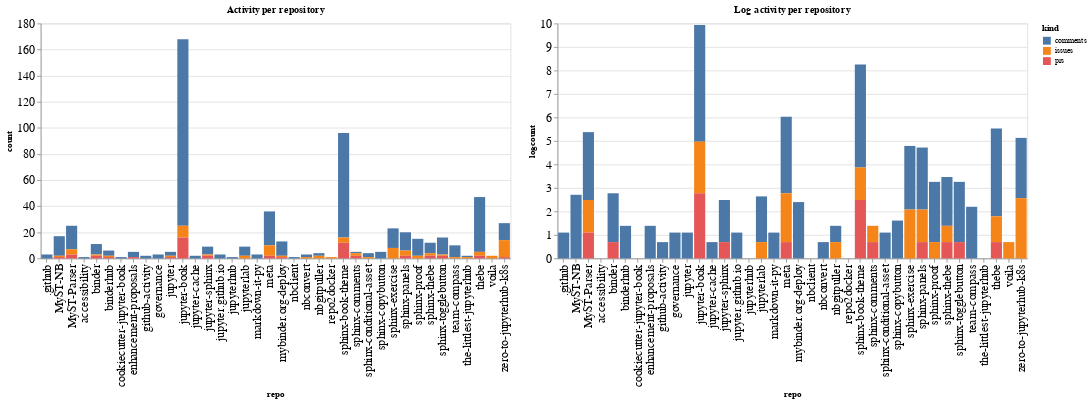

Notebook cell for this chart:
### Code cell
ch1 = alt.Chart(repo_summaries, width=600, title="Activity per repository").mark_bar().encode(
    x='repo',
    y='count',
    color='kind',
    tooltip="kind"
)

ch2 = alt.Chart(repo_summaries, width=600, title="Log activity per repository").mark_bar().encode(
    x='repo',
    y='logcount',
    color='kind',
    tooltip="kind"
)

ch1 | ch2

### Figure 1 — Vega-Lite specification as saved in the notebook (floating-point values rounded to 4 significant figures)
{"config": {"axisLeft": {"labelFontSize": 15}, "axisBottom": {"labelFontSize": 15}}, "hconcat": [{"mark": "bar", "encoding": {"color": {"type": "nominal", "field": "kind"}, "tooltip": {"type": "nominal", "field": "kind"}, "x": {"type": "nominal", "field": "repo"}, "y": {"type": "quantitative", "field": "count"}}, "title": "Activity per repository", "width": 600}, {"mark": "bar", "encoding": {"color": {"type": "nominal", "field": "kind"}, "tooltip": {"type": "nominal", "field": "kind"}, "x": {"type": "nominal", "field": "repo"}, "y": {"type": "quantitative", "field": "logcount"}}, "title": "Log activity per repository", "width": 600}], "data": {"name": "data-edc3f8d02e49c4f048e4b4a588bee089"}, "$schema": "https://vega.github.io/schema/vega-lite/v4.8.1.json", "datasets": {"data-edc3f8d02e49c4f048e4b4a588bee089": [{"repo": ".github", "kind": "comments", "count": 3, "logcount": 1.099}, {"repo": "MyST-NB", "kind": "comments", "count": 15, "logcount": 2.708}, {"repo": "MyST-NB", "kind": "issues", "count": 1, "logcount": 0.0}, {"repo": "MyST-NB", "kind": "prs", "count": 1, "logcount": 0.0}, {"repo": "MyST-Parser", "kind": "comments", "count": 18, "logcount": 2.89}, {"repo": "MyST-Parser", "kind": "issues", "count": 4, "logcount": 1.386}, {"repo": "MyST-Parser", "kind": "prs", "count": 3, "logcount": 1.099}, {"repo": "accessibility", "kind": "comments", "count": 1, "logcount": 0.0}, {"repo": "binder", "kind": "comments", "count": 8, "logcount": 2.079}, {"repo": "binder", "kind": "issues", "count": 1, "logcount": 0.0}, {"repo": "binder", "kind": "prs", "count": 2, "logcount": 0.6931}, {"repo": "binderhub", "kind": "comments", "count": 4, "logcount": 1.386}, {"repo": "binderhub", "kind": "issues", "count": 1, "logcount": 0.0}, {"repo": "binderhub", "kind": "prs", "count": 1, "logcount": 0.0}, {"repo": "cookiecutter-jupyter-book", "kind": "comments", "count": 1, "logcount": 0.0}, {"repo": "enhancement-proposals", "kind": "comments", "count": 4, "logcount": 1.386}, {"repo": "enhancement-proposals", "kind": "prs", "count": 1, "logcount": 0.0}, {"repo": "github-activity", "kind": "comments", "count": 2, "logcount": 0.6931}, {"repo": "governance", "kind": "comments", "count": 3, "logcount": 1.099}, {"repo": "jupyter", "kind": "comments", "count": 3, "logcount": 1.099}, {"repo": "jupyter", "kind": "issues", "count": 1, "logcount": 0.0}, {"repo": "jupyter", "kind": "prs", "count": 1, "logcount": 0.0}, {"repo": "jupyter-book", "kind": "comments", "count": 143, "logcount": 4.963}, {"repo": "jupyter-book", "kind": "issues", "count": 9, "logcount": 2.197}, {"repo": "jupyter-book", "kind": "prs", "count": 16, "logcount": 2.773}, {"repo": "jupyter-cache", "kind": "comments", "count": 2, "logcount": 0.6931}, {"repo": "jupyter-sphinx", "kind": "comments", "count": 6, "logcount": 1.792}, {"repo": "jupyter-sphinx", "kind": "issues", "count": 1, "logcount": 0.0}, {"repo": "jupyter-sphinx", "kind": "prs", "count": 2, "logcount": 0.6931}, {"repo": "jupyter.github.io", "kind": "comments", "count": 3, "logcount": 1.099}, {"repo": "jupyterhub", "kind": "comments", "count": 1, "logcount": 0.0}, {"repo": "jupyterlab", "kind": "comments", "count": 7, "logcount": 1.946}, {"repo": "jupyterlab", "kind": "issues", "count": 2, "logcount": 0.6931}, {"repo": "markdown-it-py", "kind": "comments", "count": 3, "logcount": 1.099}, {"repo": "meta", "kind": "comments", "count": 26, "logcount": 3.258}, {"repo": "meta", "kind": "issues", "count": 8, "logcount": 2.079}, {"repo": "meta", "kind": "prs", "count": 2, "logcount": 0.6931}, {"repo": "mybinder.org-deploy", "kind": "comments", "count": 11, "logcount": 2.398}, {"repo": "mybinder.org-deploy", "kind": "issues", "count": 1, "logcount": 0.0}, {"repo": "mybinder.org-deploy", "kind": "prs", "count": 1, "logcount": 0.0}, {"repo": "nbclient", "kind": "comments", "count": 1, "logcount": 0.0}, {"repo": "nbconvert", "kind": "comments", "count": 2, "logcount": 0.6931}, {"repo": "nbconvert", "kind": "issues", "count": 1, "logcount": 0.0}, {"repo": "nbgitpuller", "kind": "comments", "count": 2, "logcount": 0.6931}, {"repo": "nbgitpuller", "kind": "issues", "count": 2, "logcount": 0.6931}, {"repo": "repo2docker", "kind": "issues", "count": 1, "logcount": 0.0}, {"repo": "sphinx-book-theme", "kind": "comments", "count": 80, "logcount": 4.382}, {"repo": "sphinx-book-theme", "kind": "issues", "count": 4, "logcount": 1.386}, {"repo": "sphinx-book-theme", "kind": "prs", "count": 12, "logcount": 2.485}, {"repo": "sphinx-comments", "kind": "comments", "count": 1, "logcount": 0.0}, {"repo": "sphinx-comments", "kind": "issues", "count": 2, "logcount": 0.6931}, {"repo": "sphinx-comments", "kind": "prs", "count": 2, "logcount": 0.6931}, {"repo": "sphinx-conditional-asset", "kind": "comments", "count": 3, "logcount": 1.099}, {"repo": "sphinx-conditional-asset", "kind": "issues", "count": 1, "logcount": 0.0}, {"repo": "sphinx-copybutton", "kind": "comments", "count": 5, "logcount": 1.609}, {"repo": "sphinx-exercise", "kind": "comments", "count": 15, "logcount": 2.708}, {"repo": "sphinx-exercise", "kind": "issues", "count": 8, "logcount": 2.079}, {"repo": "sphinx-panels", "kind": "comments", "count": 14, "logcount": 2.639}, {"repo": "sphinx-panels", "kind": "issues", "count": 4, "logcount": 1.386}, {"repo": "sphinx-panels", "kind": "prs", "count": 2, "logcount": 0.6931}, {"repo": "sphinx-proof", "kind": "comments", "count": 13, "logcount": 2.565}, {"repo": "sphinx-proof", "kind": "issues", "count": 2, "logcount": 0.6931}, {"repo": "sphinx-thebe", "kind": "comments", "count": 8, "logcount": 2.079}, {"repo": "sphinx-thebe", "kind": "issues", "count": 2, "logcount": 0.6931}, {"repo": "sphinx-thebe", "kind": "prs", "count": 2, "logcount": 0.6931}, {"repo": "sphinx-togglebutton", "kind": "comments", "count": 13, "logcount": 2.565}, {"repo": "sphinx-togglebutton", "kind": "issues", "count": 1, "logcount": 0.0}, {"repo": "sphinx-togglebutton", "kind": "prs", "count": 2, "logcount": 0.6931}, {"repo": "team-compass", "kind": "comments", "count": 9, "logcount": 2.197}, {"repo": "team-compass", "kind": "issues", "count": 1, "logcount": 0.0}, {"repo": "the-littlest-jupyterhub", "kind": "comments", "count": 1, "logcount": 0.0}, {"repo": "the-littlest-jupyterhub", "kind": "issues", "count": 1, "logcount": 0.0}, {"repo": "thebe", "kind": "comments", "count": 42, "logcount": 3.738}, {"repo": "thebe", "kind": "issues", "count": 3, "logcount": 1.099}, {"repo": "thebe", "kind": "prs", "count": 2, "logcount": 0.6931}, {"repo": "voila", "kind": "issues", "count": 2, "logcount": 0.6931}, {"repo": "zero-to-jupyterhub-k8s", "kind": "comments", "count": 13, "logcount": 2.565}, {"repo": "zero-to-jupyterhub-k8s", "kind": "issues", "count": 13, "logcount": 2.565}, {"repo": "zero-to-jupyterhub-k8s", "kind": "prs", "count": 1, "logcount": 0.0}]}}
